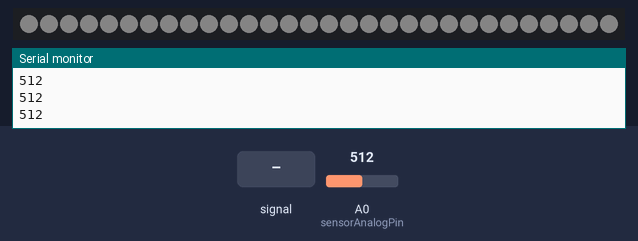
Recording of a sketch running on a simulated Arduino Uno, built with avr-gcc and run on an emulated ATmega328P. On the bench: 30 RGB LEDs in strip order, left to right, the last lines printed to the serial monitor. Inputs (shaded band) come from the test bench; at power-on: A0 (sensorAnalogPin) = 512. Dim RGB values are drawn brighter than linear.

Above: at 2.2 s.
2.3 s: A0 (sensorAnalogPin) fed a 200 Hz sine of ±81 counts around its level
5.3 s: A0 (sensorAnalogPin) set to 40
At 6.5 s:
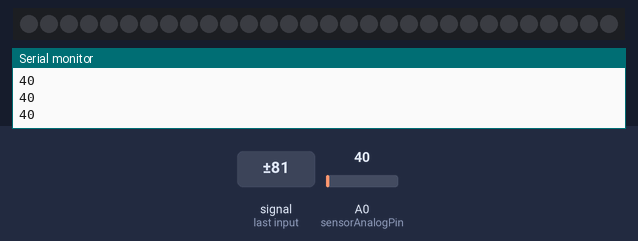
6.8 s: A0 (sensorAnalogPin) set to 47
8.3 s: A0 (sensorAnalogPin) set to 55
9.8 s: A0 (sensorAnalogPin) set to 0
11.3 s: A0 (sensorAnalogPin) set to 60
Timing chart, 0 to 13.8 s (numbered marks = the images above; inputs shaded):
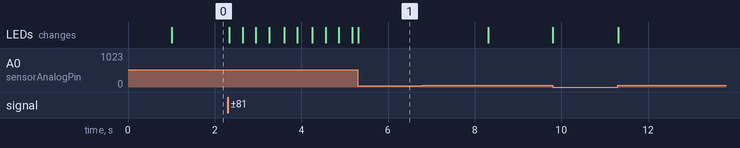

Measured:
- after the input at 5.3 s, the LEDs: change at once (image 1)

The sketch:

mic_testing.ino
```cpp
#include <FastLED.h>

#define NUM_LEDS 30
#define LED_PIN 3
CRGB leds[NUM_LEDS];

int sensorAnalogPin = A0;
int analogValue = 0;
int nsamples = 64;
long sampleTotal = 0;

void setup() {
  Serial.begin(9600);
  delay(1000);

  FastLED.addLeds<WS2812B, LED_PIN, GRB>(leds, NUM_LEDS);
  FastLED.setBrightness(7);
}

void loop() {

  sampleTotal = 0;

  for (int i = 0; i < nsamples; i++) {
    sampleTotal += analogRead(sensorAnalogPin);
  }

  analogValue = sampleTotal / nsamples;
  Serial.println(analogValue);

  //0 1 2 3 4 5 6 7 8 9
  if (analogValue > 50) {
    leds[0] = CRGB::White;
  }
  if (analogValue > 100) {
    leds[1] = CRGB::White;
  }

  if (analogValue > 150) {
    leds[2] = CRGB::White;
  }

  if (analogValue > 200) {
    leds[3] = CRGB::White;
  }

  if (analogValue > 250) {
    leds[4] = CRGB::White;
  }

  if (analogValue > 300) {
    leds[5] = CRGB::White;
  }

  if (analogValue > 350) {
    leds[6] = CRGB::White;
  }

  if (analogValue > 400) {
    leds[7] = CRGB::White;
  }

  if (analogValue > 450) {
    leds[8] = CRGB::White;
  }

  if (analogValue > 500) {
    leds[9] = CRGB::White;
  }

  //19 18 17 16 15 14 13 12 11 10
  if (analogValue > 50) {
    leds[19] = CRGB::White;
  }

  if (analogValue > 75) {
    leds[18] = CRGB::White;
  }

  if (analogValue > 100) {
    leds[17] = CRGB::White;
  }

  if (analogValue > 125) {
    leds[16] = CRGB::White;
  }

  if (analogValue > 150) {
    leds[15] = CRGB::White;
  }

  if (analogValue > 175) {
    leds[14] = CRGB::White;
  }

  if (analogValue > 200) {
    leds[13] = CRGB::White;
  }

  if (analogValue > 225) {
    leds[12] = CRGB::White;
  }

  if (analogValue > 250) {
    leds[11] = CRGB::White;
  }

  if (analogValue > 275) {
    leds[10] = CRGB::White;
  }

  //20 21 22 23 24 25 26 27 28 29
  if (analogValue > 50) {
    leds[20] = CRGB::White;
  }
  if (analogValue > 100) {
    leds[21] = CRGB::White;
  }

  if (analogValue > 150) {
    leds[22] = CRGB::White;
  }

  if (analogValue > 200) {
    leds[23] = CRGB::White;
  }

  if (analogValue > 250) {
    leds[24] = CRGB::White;
  }

  if (analogValue > 300) {
    leds[25] = CRGB::White;
  }

  if (analogValue > 350) {
    leds[26] = CRGB::White;
  }

  if (analogValue > 400) {
    leds[27] = CRGB::White;
  }

  if (analogValue > 450) {
    leds[28] = CRGB::White;
  }

  if (analogValue > 500) {
    leds[29] = CRGB::White;
  }

  FastLED.show();

  FastLED.clear();

}
```
